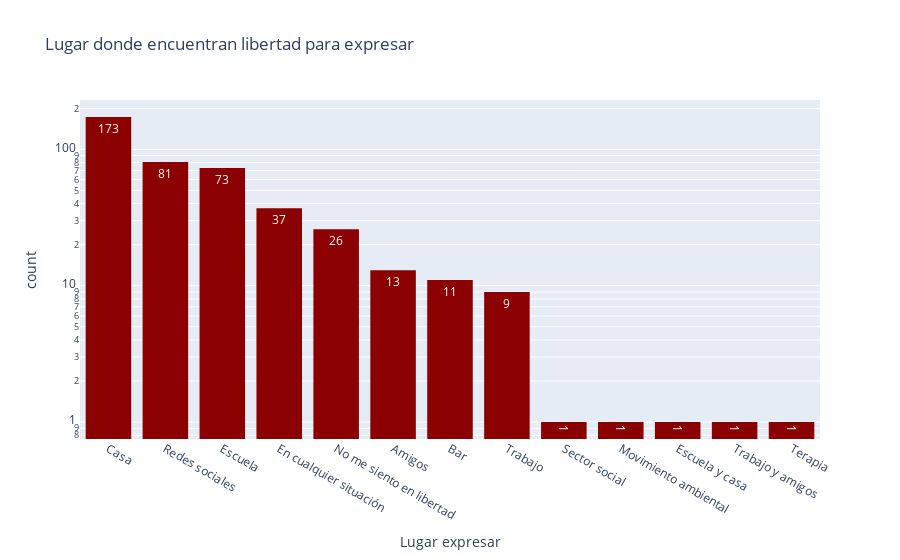

Notebook source saved alongside this figure:
### Markdown cell above
### Lugar seguro para expresar libertad

### Code cell
df['Lugar expresar'].fillna("Amigos", inplace = True)
df['Lugar expresar'] = df['Lugar expresar'].replace(['En todos lados', 
                                                        'Cualquier ámbito ',
                                                        'En todos lados ', 
                                                        'En todos lados menos en el trabajo',
                                                        'En todos lados menos redes sociales ',
                                                        'Algunas veces me siento cómoda con lo que digo ',
                                                        'En diferentes ámbitos '],'En cualquier situación')
df['Lugar expresar'] = df['Lugar expresar'].replace(['Escuela.'],'Escuela')
df['Lugar expresar'] = df['Lugar expresar'].replace(['Amigos '],'Amigos')
df['Lugar expresar'] = df['Lugar expresar'].replace(['Trabajo '],'Trabajo')
df['Lugar expresar'] = df['Lugar expresar'].replace(['Depende '],'No me siento en libertad')
df['Lugar expresar'] = df['Lugar expresar'].replace(['Emprender'],'Trabajo')
df['Lugar expresar'] = df['Lugar expresar'].replace(['Blog personal', 'Redes Sociales'],'Redes sociales')

fig = px.histogram(df, x="Lugar expresar",
                   title='Lugar donde encuentran libertad para expresar',
                   color_discrete_sequence=['darkred'],
                   log_y=True, # represent bars with log scale
                   text_auto= True
                   ).update_xaxes(categoryorder='total descending')
                   
fig.show()

### Figure 1 — Plotly figure (JSON) as saved in the notebook; plotly's stock layout.template omitted (floating-point values rounded to 4 significant figures; data arrays with more than 128 entries replaced by an {"elided": "..."} marker saying what was removed)
{"data": [{"alignmentgroup": "True", "bingroup": "x", "hovertemplate": "Lugar expresar=%{x}<br>count=%{y}<extra></extra>", "legendgroup": "", "marker": {"color": "darkred", "pattern": {"shape": ""}}, "name": "", "offsetgroup": "", "orientation": "v", "showlegend": false, "texttemplate": "%{value}", "type": "histogram", "x": {"elided": "428 str values"}, "xaxis": "x", "yaxis": "y"}], "layout": {"barmode": "relative", "legend": {"tracegroupgap": 0}, "title": {"text": "Lugar donde encuentran libertad para expresar"}, "xaxis": {"anchor": "y", "categoryorder": "total descending", "domain": [0, 1], "title": {"text": "Lugar expresar"}}, "yaxis": {"anchor": "x", "domain": [0, 1], "title": {"text": "count"}, "type": "log"}}}
